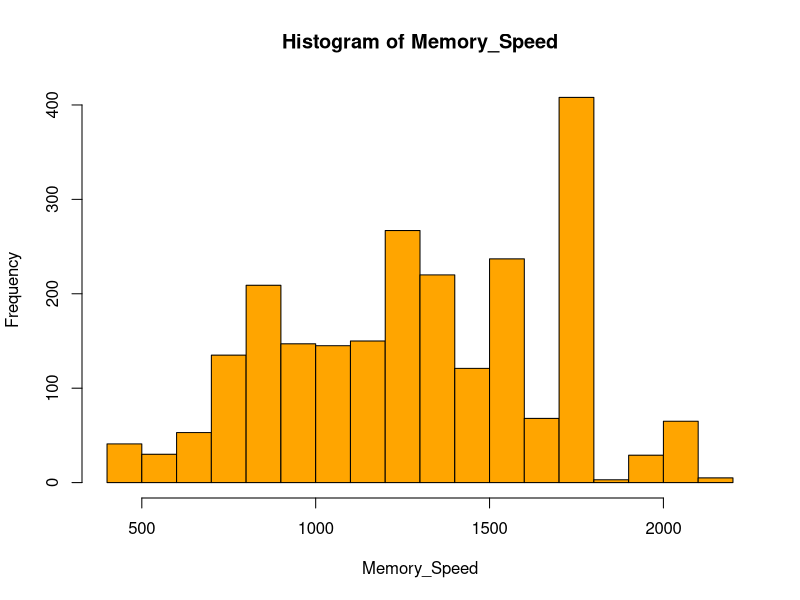
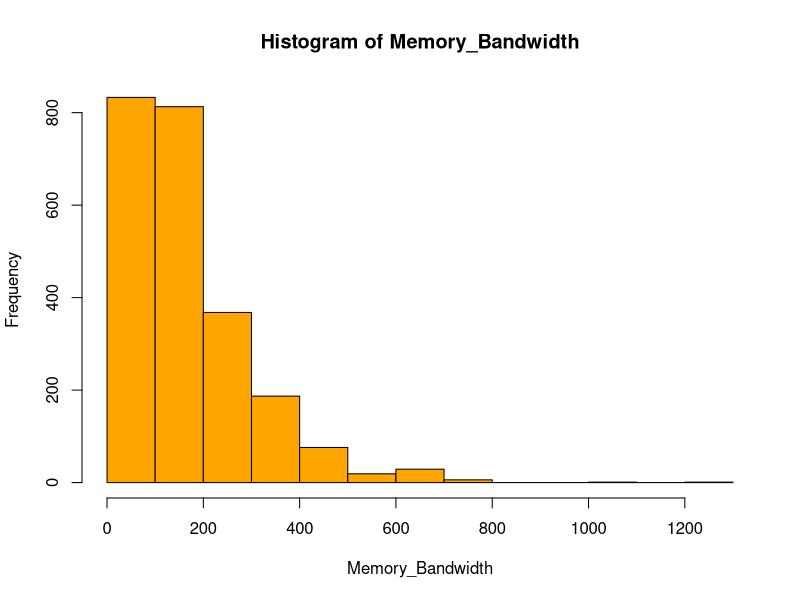
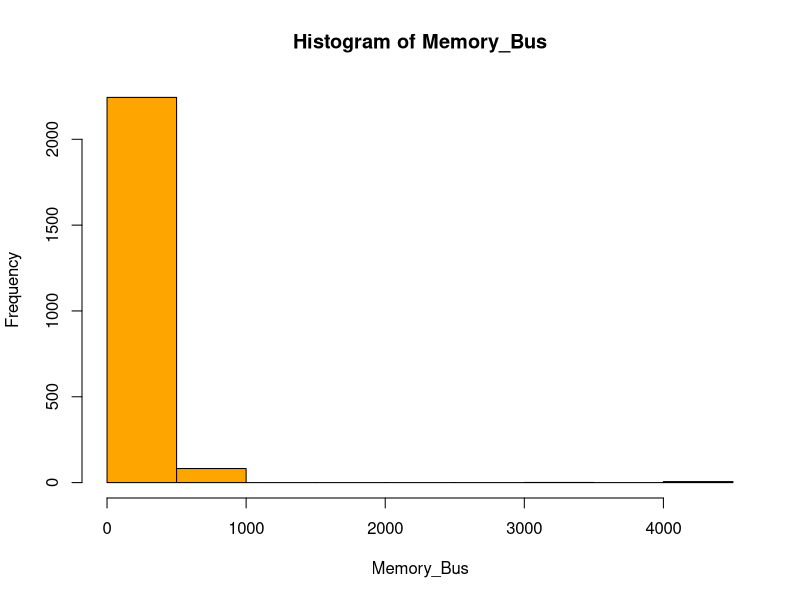
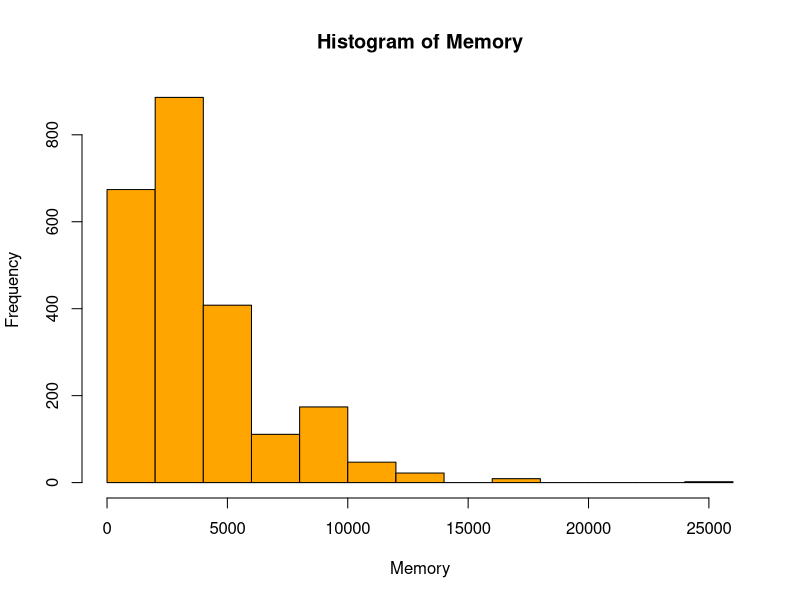
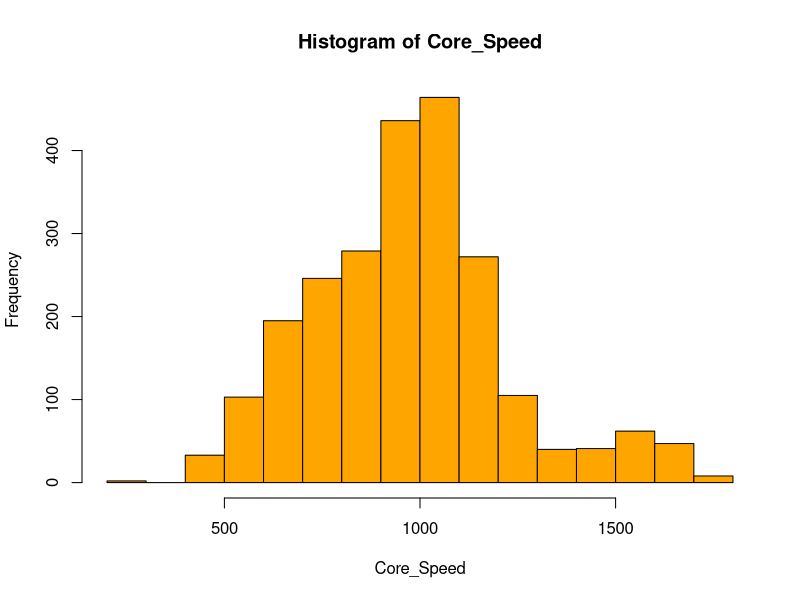
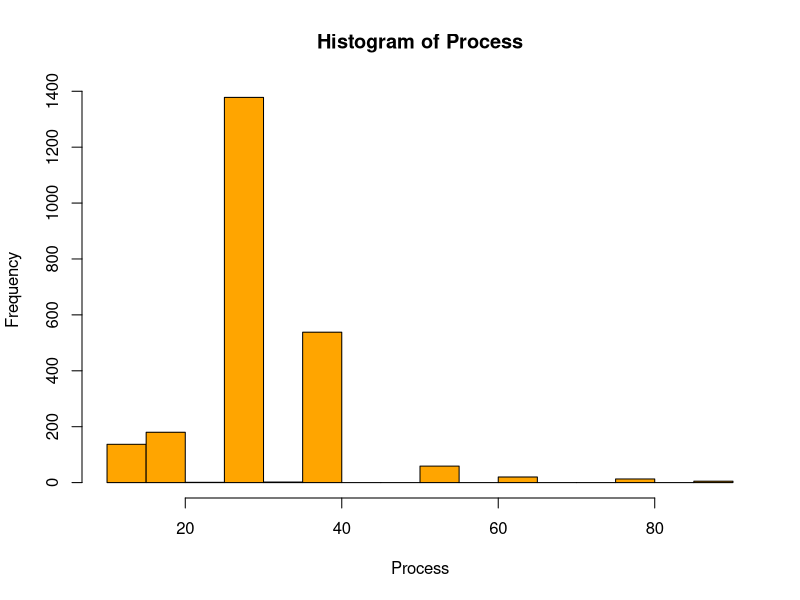
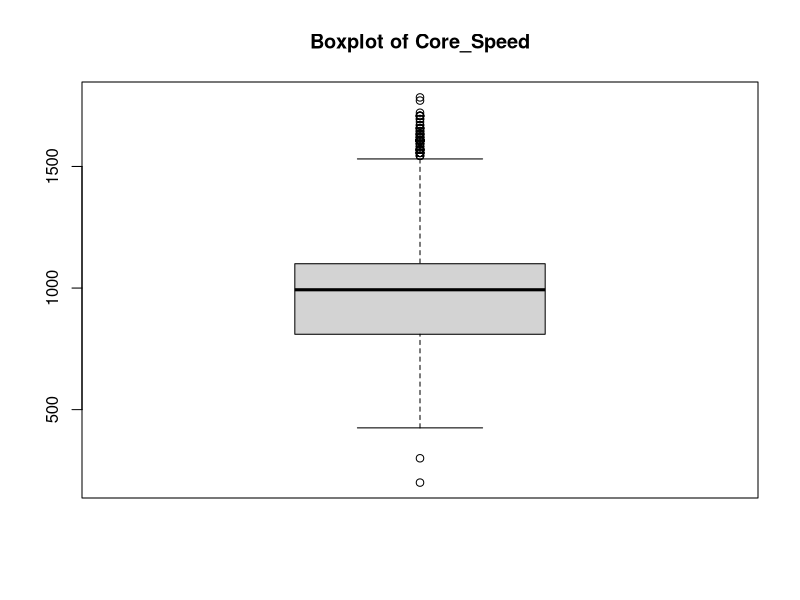
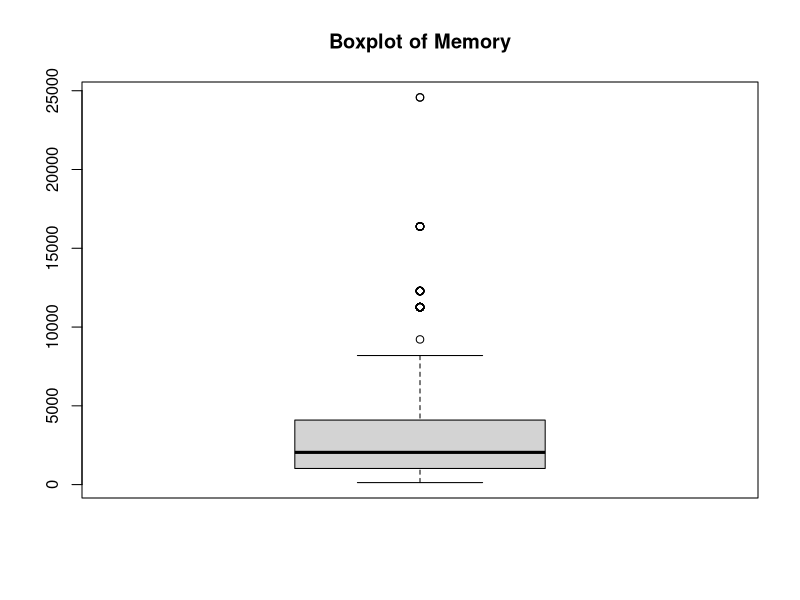

These charts were generated, in order, by the following R code:
#####LIBRARY#####
library(ggplot2) #help plot predicted and actual values plot, scatter plot
library(randomForest) #library for Random Forest Regression
library(corrplot) #library to create correlation plot

#####3. DATA PREPROCESSING#####
data <- read.csv("All_GPUs.csv") #Read file csv All_GPUs.csv and store into variable name "data"
head(data) #have the first view of All_GPUs data set

#variable name selected_data store the data set that contains only columns that we will work.
selected_data <- data[, c("Architecture", "Core_Speed", "Memory", "Memory_Bandwidth", "Memory_Speed", "Memory_Bus", "Memory_Type", "Process")]
head(selected_data) #have the first view of selected_data

#we can clearly see that in our data column, there are many symbols stand for NA values, so we store them into missingSign
missingSign <- c(""," ","\n","\n-", "\n- ")

#count the number of NA values of each column
apply(selected_data == missingSign, 2, sum)

#view the row locations of NA values of each column
apply(selected_data == missingSign, 2, which)

#compute the probability of NA value appearance of each column
apply(selected_data == missingSign, 2, mean)

#Store data into new variable name newData and then make cells contains missingSign become NA to easily treat in next steps
newData = selected_data
for(ch in missingSign){
  newData[newData == ch] = NA
}

#due to the low probabilities of NA values, so we decide to delete row contains NA values using na.omit(data_set)
newData <- na.omit(newData)

#At this step, we delete the unit in each cell, and make them become numeric type.
newData$Core_Speed <- as.numeric(sub(" MHz", "", newData$Core_Speed))

newData$Memory <- as.numeric(sub(" MB", "", newData$Memory))

newData$Memory_Bandwidth <- as.numeric(sub("GB/sec","",newData$Memory_Bandwidth))

newData$Memory_Bus <- as.numeric(sub(" Bit", "", newData$Memory_Bus))

newData$Memory_Speed <- as.numeric(sub(" MHz", "", newData$Memory_Speed))

newData$Process <- as.numeric(sub("nm", "", newData$Process))

apply(is.na(newData), 2, sum)

summary(newData)

# Change memory_type into numeric type using factor
newData$Memory_Type <- factor(newData$Memory_Type, levels = unique(newData$Memory_Type))
newData$Memory_Type_Num <- as.numeric(newData$Memory_Type)

#Change Architecture into numeric type using factor
newData$Architecture <- factor(newData$Architecture, levels = unique(newData$Architecture))
newData$Architecture_Num <- as.numeric(newData$Architecture)

#####4. DESCRIPTIVE STATISTICS#####
#draw histogram
hist(newData$Memory_Speed, xlab = "Memory_Speed", main = "Histogram of Memory_Speed"
     , col = "orange")

hist(newData$Memory_Bandwidth, xlab = "Memory_Bandwidth", main = "Histogram of Memory_Bandwidth"
     , col = "orange")

hist(newData$Memory_Bus, xlab = "Memory_Bus", main = "Histogram of Memory_Bus"
     , col = "orange")

hist(newData$Memory, xlab = "Memory", main = "Histogram of Memory"
     , col = "orange")

hist(newData$Core_Speed, xlab = "Core_Speed", main = "Histogram of Core_Speed"
     , col = "orange")

hist(newData$Process, xlab = "Process", main = "Histogram of Process"
     , col = "orange")


#draw boxplot
#core_speed
boxplot(newData$Core_Speed, main = "Boxplot of Core_Speed")

#memory
boxplot(newData$Memory, main = "Boxplot of Memory")

#Memory_Bandwidth
boxplot(newData$Memory_Bandwidth, main = "Boxplot of Memory_Bandwidth")

#Memory_Speed
boxplot(newData$Memory_Speed,  main = "Boxplot of Memory_Speed")

#Memory_Bus
boxplot(newData$Memory_Bus,  main = "Boxplot of Memory_Bus")

#Process
boxplot(newData$Process, main = "Boxplot of Process")

#Boxplot about Memory_Speed and Memory_Type_Num
boxplot(newData$Memory_Speed ~ newData$Memory_Type_Num,
        xlab = "Memory_Type_Number", 
        ylab = "Memory_Speed")      

#Boxplot about Memory_Speed and Process
boxplot(newData$Memory_Speed ~ newData$Process,
        xlab = "Process",  
        ylab = "Memory_Speed")       

#draw correlation plot
#Removed 2 character distortions
newData <- newData[, !names(newData) %in% c("Architecture", "Memory_Type")]
my_colors <- colorRampPalette(c("blue", "green", "red"))(10)  #creates a color palette consisting of 10 colors ranging from blue to red
corrplot(cor(newData), method = "number", col = my_colors, tl.cex = 0.8, number.cex = 0.8)
#The parameter method = "number" specifies that the value of each cell in the plot will be the correlation value. The col parameter is used to specify the color palette for the plot. #tl.cex and number.cex are parameters for adjusting the size of labels on the plot and numeric values, respectively.

#draw scatter plot
#Core_Speed and Memory_Speed
#shape=1 is circle
ggplot(newData, aes(x = Core_Speed, y = Memory_Speed)) +
  geom_point(shape = 1, color = "green", size = 2, alpha = 0.7) +  #shape=1 is circle
  labs( x = "Core_Speed",
        y = "Memory_Speed") +
  theme_minimal() +
  theme(plot.title = element_text(hjust = 0.5),  
        axis.title = element_text(size = 12),    
        axis.text = element_text(size = 10))     

#2: Memory and Memory_Speed
#shape=1 is circle
ggplot(newData, aes(x = Memory, y = Memory_Speed)) +
  geom_point(shape = 1, color = "green", size = 2, alpha = 0.7) +  #shape=1 is circle
  labs( x = "Memory",
        y = "Memory_Speed") +
  theme_minimal() +
  theme(plot.title = element_text(hjust = 0.5),  
        axis.title = element_text(size = 12),    
        axis.text = element_text(size = 10))     

#3: Memory_Bandwidth and Memory_Speed
#shape=1 is circle
ggplot(newData, aes(x = Memory_Bandwidth, y = Memory_Speed)) +
  geom_point(shape = 1, color = "purple", size = 2, alpha = 0.7) +  
  labs( x = "Memory_Bandwidth",
        y = "Memory_Speed") +
  theme_minimal() +
  theme(plot.title = element_text(hjust = 0.5),  
        axis.title = element_text(size = 12),    
        axis.text = element_text(size = 10))     

#4: Memory_Bus and Memory_Speed
#shape=1 is circle
ggplot(newData, aes(x = Memory_Bus, y = Memory_Speed)) +
  geom_point(shape = 1, color = "black", size = 2, alpha = 0.7) +  
  labs( x = "Memory_Bus",
        y = "Memory_Speed") +
  theme_minimal() +
  theme(plot.title = element_text(hjust = 0.5),  
        axis.title = element_text(size = 12),    
        axis.text = element_text(size = 10))     

#5: Architecture and Memory_Speed
#shape=1 is circle
ggplot(newData, aes(x = Architecture_Num, y = Memory_Speed)) +
  geom_point(shape = 1, color = "red", size = 2, alpha = 0.7) +  
  labs( x = "Architecture",
        y = "Memory_Speed") +
  theme_minimal() +
  theme(plot.title = element_text(hjust = 0.5),  
        axis.title = element_text(size = 12),    
        axis.text = element_text(size = 10))

#####NOTE BEFORE SWITCH TO NEXT SECTION#####
#In the next step, we store again Architecture_Num into new column name Architecture and delete Architecture_Num, and so to Memory_Type.

newData$Memory_Type <- newData$Memory_Type_Num
newData$Memory_Type_Num <- NULL

newData$Architecture <- newData$Architecture_Num
newData$Architecture_Num <- NULL


#####5.1. DATA PREPARATION#####
#seed(123) to make a random generation homogeneous among all our tests. Whenever we run the cell, we could get consistent results of the split
set.seed(123)
#This function allows us to randomly select a subset of our dataset without replacement, ensuring each element is chosen only once. Its output consists of the indices of 70 randomly selected elements.
train <- sample(1:nrow(newData), nrow(newData) * 0.7)
#train_data stores the data for training
train_data <- newData[train,]
#test_data stores the data for testing
test_data <- newData[-train,]

#####5.2. LINEAR REGRESSION MODEL#####
###TRAINING###
#we first build the linear regression for Memory_Speed with all other features
lr_model <- lm(Memory_Speed ~ Architecture + Core_Speed + Memory + Memory_Bandwidth + Memory_Bus + Memory_Type + Process, data = train_data)
summary(lr_model)

#Linear Regression for Memory_Speed with all other features except Memory
lr_model <- lm(Memory_Speed ~ Architecture + Core_Speed + Memory_Bandwidth + Memory_Bus + Memory_Type + Process, data = train_data)
summary(lr_model)

#draw scale location plot for linear regression model
plot(lr_model, which = 3)
#draw Q-Q plot for linear regression model
plot(lr_model, which = 2)

###TESTING###
#get predicted values and store them into predicted_value variable
predicted_value <- predict(lr_model, newdata = test_data)
#Combine predicted value and real value into a table with 2 columns Predicted and Real
predicted_real_value_table <- data.frame(Predicted = predicted_value, Real = test_data$Memory_Speed)
#print table
print(predicted_real_value_table)

#Compute accuracy of the model
accuracy <- sum(1 - abs(predicted_real_value_table$Predicted - predicted_real_value_table$Real) / predicted_real_value_table$Real) / nrow(predicted_real_value_table)
#Compute MAE of the model
mae <- sum(abs(predicted_real_value_table$Predicted - predicted_real_value_table$Real)) / nrow(predicted_real_value_table)

#print the accuracy and MAE of model
print(paste("Accuracy:", accuracy))
print(paste("MAE:", mae))

#plot predict comparing plot for linear regression model
ggplot(predicted_real_value_table, aes(x = Real, y = Predicted)) +
  geom_point(shape = 1, color = "blue") +
  labs(x = "Real Values", y = "Predicted Values") +
  geom_abline(intercept = 0, slope = 1, color = "black")


#####6.2. RANDOM FOREST MODEL#####
###TRAINING###
#rft_model store the random forest tree regression model for Memory_Speed with respect to other features except Memory
rft_model <- randomForest(Memory_Speed ~ Architecture + Core_Speed + Memory_Bandwidth + Memory_Bus + Memory_Type + Process, data = train_data)
print(rft_model)
###TESTING###
#Create a table to store predicted values and actual values. 2 columns are Predicted and Real
predicted_real_value_table_rf <- data.frame(Predicted = predict(rft_model, newdata = test_data), Real = test_data$Memory_Speed)
#print the table
print(predicted_real_value_table_rf)

#Compute accuracy, MAE and R-square of the model
accuracy <- sum(1 - abs(predicted_real_value_table_rf$Predicted - predicted_real_value_table_rf$Real) / predicted_real_value_table_rf$Real) / nrow(predicted_real_value_table_rf)
mae <- sum(abs(predicted_real_value_table_rf$Predicted - predicted_real_value_table_rf$Real)) / nrow(predicted_real_value_table_rf)
r2 <- cor(predicted_real_value_table_rf$Real, predicted_real_value_table_rf$Predicted)^2

#Print accuracy, MAE and R-Square
print(paste("Accuracy:", accuracy))
print(paste("MAE:", mae))
print(paste("R-squared:", r2))

#Plot the Q-Q plot for Random Forest model
residuals <- predicted_real_value_table_rf$Real - predicted_real_value_table_rf$Predicted
qqnorm(residuals)
qqline(residuals)

#plot predict comparing plot for random forest regression model
ggplot(predicted_real_value_table_rf, aes(x = Real, y = Predicted)) +
  geom_point(shape = 1, color = "blue") +
  labs(x = "Real Values", y = "Predicted Values") +
  geom_abline(intercept = 0, slope = 1, color = "black")

#Plot the numbers of trees by mean squared error
plot(rft_model)


#plot predict values versus actual values of 2 models
ggplot() +
  geom_point(data = predicted_real_value_table_rf, aes(x = Real, y = Predicted, color = "Random Forest"), shape = 1) +
  geom_point(data = predicted_real_value_table, aes(x = Real, y = Predicted, color = "Linear Regression"), shape = 1) +
  labs(x = "Real Values", y = "Predicted Values") + geom_abline(intercept = 0, slope = 1, color = "black")



